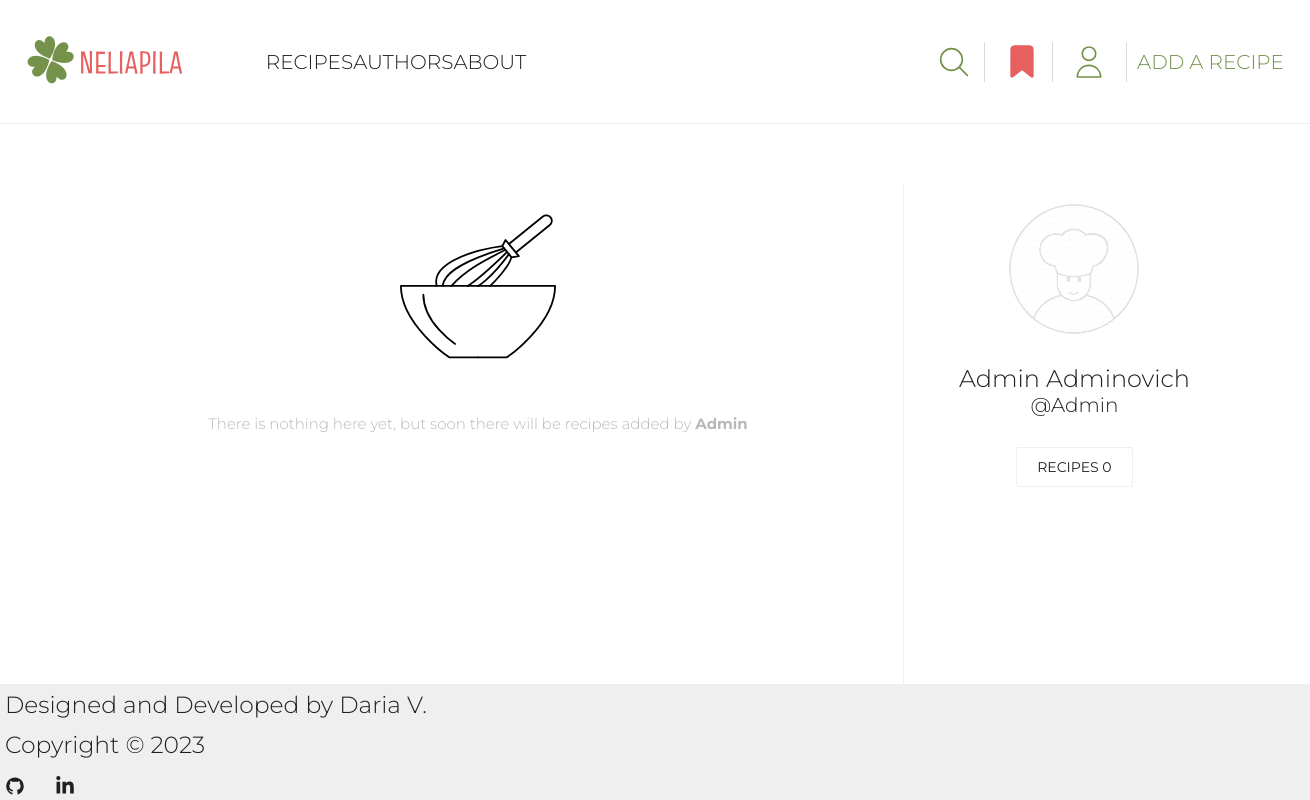
The page /profile/1 on the database as committed earlier.
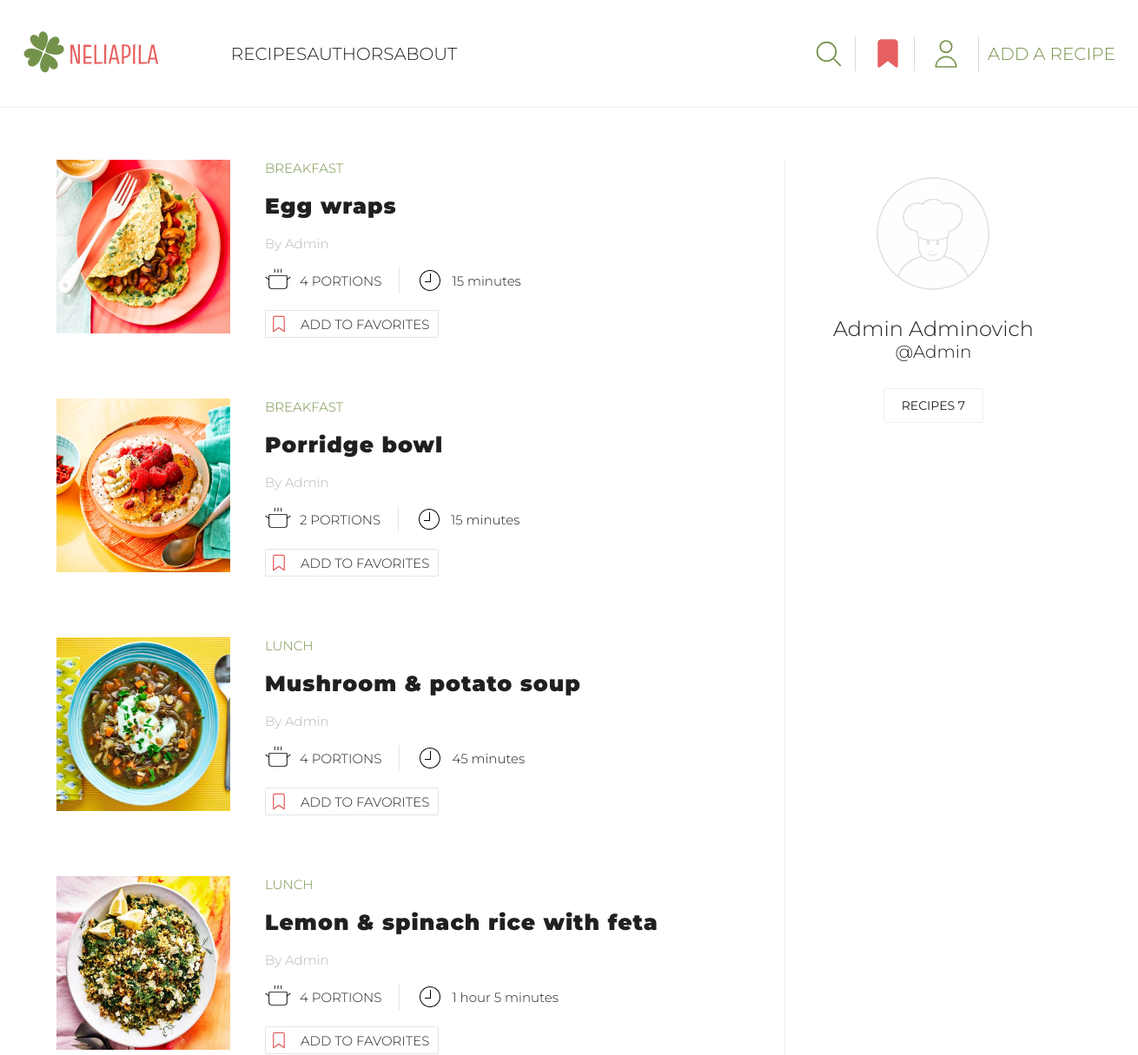
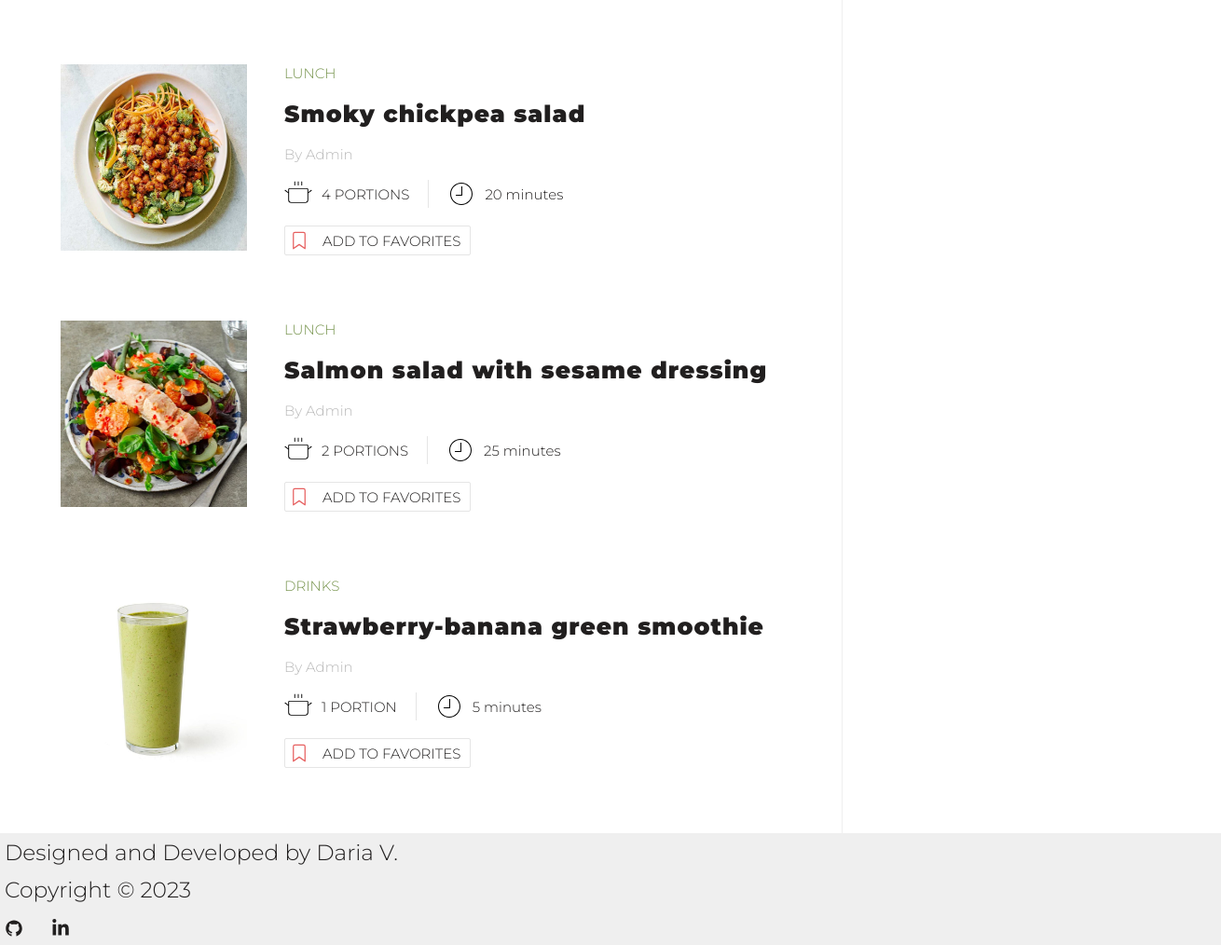
The same page on the database as committed later (2 pictures, top to bottom).
### user/models.py (models this page shows, shortened)
class Profile(models.Model):
    user = models.OneToOneField(User, on_delete=models.CASCADE)
    name = models.CharField(max_length=50, null=True, blank=True)
    email = models.EmailField(max_length=500, blank=True, null=True, unique=True)
    username = models.CharField(max_length=50, blank=True, null=True)
    bio = models.TextField(blank=True, null=True)
    image = models.ImageField(upload_to='profiles/', blank=True, null=True, default='profiles/default-profile-pic.png')
    created = models.DateTimeField(auto_now_add=True)

### recipes/models.py (models this page shows, shortened)
class Recipe(models.Model):
    CATEGORY_CHOICES = [
        ('Breakfast', 'Breakfast'),
        ('Lunch', 'Lunch'),
        ('Dinner', 'Dinner'),
        ('Snacks', 'Snacks'),
        ('Desserts', 'Desserts'),
        ('Drinks', 'Drinks'),
        ('Miscellaneous', 'Other')
    ]
    STATUS_CHOICES = [
        (True, 'Approved'),
        (False, 'On moderation'),
    ]
    author = models.ForeignKey(User, on_delete=models.CASCADE, null=True, blank=True)
    title = models.CharField(max_length=50)
    portions = models.PositiveIntegerField(default=1, blank=True, null=True)
    cooking_hours = models.PositiveIntegerField(default=0)
    cooking_minutes = models.PositiveIntegerField(default=0)
    image = models.ImageField(upload_to=recipe_image_path)
    category = models.CharField(max_length=20, choices=CATEGORY_CHOICES)
    ingredients = models.TextField()
    steps = models.TextField()
    is_approved = models.BooleanField(default=False, choices=STATUS_CHOICES)
    date_created = models.DateTimeField(auto_now_add=True)

### user/views.py (the view)
# urls.py: path('profile/<pk>', views.author_profile, name='profile'),
def author_profile(request, pk):
    profile = Profile.objects.get(user=pk)
    if request.user == profile.user:
        recipes = Recipe.objects.filter(author=pk).all().order_by('-date_created')
    else:
        recipes = Recipe.objects.filter(author=pk, is_approved=True).all().order_by('-date_created')
    recipes_count = recipes.count()
    try:
        favorite_recipes = [favorite.favorite_recipe for favorite in request.user.profile.favorite_set.all()]
    except AttributeError:
        favorite_recipes = ''
    pending_recipes_count = Recipe.objects.filter(author=pk, is_approved=False).count()
    context = {'profile': profile, 'recipes': recipes, 'recipes_count': recipes_count,
               'pending_recipes_count': pending_recipes_count, 'favorites': favorite_recipes}
    return render(request, 'user/profile.html', context)

### templates/user/profile.html (shortened to what the changed rows need)
{% extends 'base/base.html' %}
{% load static %}
{% block css %}
<link rel="stylesheet" href="{% static 'user/css/profile.css' %}">
{% endblock %}
{% block content %}
<section class="user-profile-page">
    <div class="profile container">
        <div class="profile-parts">
            {% if not recipes %}
            <div class="no-recipes">
                <img src="{% static 'user/images/recipe-default.svg' %}" alt="Recipe">
                <p>There is nothing here yet, but soon there will be recipes added by
                    <span>{{ profile.username }}</span></p>
            </div>
            {% else %}
            <div class="profile-recipes">
                <div class="all-recipes">
                    {% for recipe in recipes %}
                    <div class="one-recipe">
                        <div class="recipe-image">
                            <a href="{% url 'specific-recipe' recipe.id %}"><img src="{{ recipe.image.url }}" alt="Recipe Image"></a>
                        </div>
                        <div class="recipe-info">
                            <p class="recipe-category">{{ recipe.category }}</p>
                            <a href="{% url 'specific-recipe' recipe.id %}" class="recipe-title">{{ recipe.title }}</a>
                            <a href="{% url 'profile' profile.user_id %}" class="recipe-author">
                                By {{ recipe.author }}</a>
                            <div class="recipe-details">
                                <div class="portions-details">
                                    <img src="{% static 'recipes/images/pot-svg.svg' %}" alt="Pot">
                                    <span>{{ recipe.portions }} portion{{ recipe.portions | pluralize:'s' }}</span>
                                </div>
                                <div class="cooking-time-details">
                                    <img src="{% static 'recipes/images/clock-svg.svg' %}" alt="Clock">
                                    {% if recipe.cooking_hours != 0 and recipe.cooking_minutes != 0 %}
                                    <span>{{ recipe.cooking_hours }} hour{{ recipe.cooking_hours | pluralize:'s' }}
                                {{ recipe.cooking_minutes }} minute{{ recipe.cooking_minutes | pluralize:'s' }}</span>
                                    {% elif recipe.cooking_hours != 0 and recipe.cooking_minutes == 0 %}
                                    <span>{{ recipe.cooking_hours }} hour{{ recipe.cooking_hours | pluralize:'s' }}</span>
                                    {% elif recipe.cooking_hours == 0 and recipe.cooking_minutes != 0 %}
                                    <span>{{ recipe.cooking_minutes }} minute{{ recipe.cooking_minutes | pluralize:'s' }}
                                </span>
                                    {% endif %}
                                </div>
                            </div>
                            {% if recipe.is_approved %}
                            <div class="add-to-favourites">
                                <div class="button-favorites">
                                    {% if recipe in favorites %}
                                    <a class="button-favorites-link" href="{% url 'delete-from-favorites' recipe.id %}">
                                        <img src="{% static 'user/images/filled-bookmark-svg.svg' %}" alt="Bookmark">
                                        Added to favorites
                                    </a>
                                    {% else %}
                                    <a class="button-favorites-link" href="{% url 'add-to-favorites' recipe.id %}">
                                        <img src="{% static 'user/images/bookmark-svg.svg' %}" alt="Bookmark">
                                        Add to favorites
                                    </a>
                                    {% endif %}
                                </div>
                            </div>
                            {% endif %}
                        </div>
                    </div>
                    {% endfor %}
                </div>
            </div>
            {% endif %}
            <div class="profile-card">
                <img class="profile-avatar"
                     src="{{ profile.image.url }}" alt="User`s photo">
                {% if profile.name %}
                <span class="profile-name">{{ profile.name }}</span>
                {% endif %}
                <span class="profile-username">@{{ profile.username }}</span>
                <div class="count-recipes">
                    <p class="recipes-count count">Recipes {{ recipes_count }}</p>
                </div>
            </div>
        </div>
    </div>
</section>
{% endblock %}

Rows that differ between the two databases and show on the page:
added Recipe: image (picture), category "BREAKFAST", title "Egg wraps", author "Admin", portions "4", portions|pluralize "S", cooking_minutes "15", cooking_minutes|pluralize "s", is_approved True (drawn)
added Recipe: image (picture), category "BREAKFAST", title "Porridge bowl", author "Admin", portions "2", portions|pluralize "S", cooking_minutes "15", cooking_minutes|pluralize "s", is_approved True (drawn)
added Recipe: image (picture), category "LUNCH", title "Mushroom & potato soup", author "Admin", portions "4", portions|pluralize "S", cooking_minutes "45", cooking_minutes|pluralize "s", is_approved True (drawn)
added Recipe: image (picture), category "LUNCH", title "Lemon & spinach rice with feta", author "Admin", portions "4", portions|pluralize "S", cooking_hours "1", cooking_minutes "5", cooking_minutes|pluralize "s", is_approved True (drawn)
added Recipe: image (picture), category "LUNCH", title "Smoky chickpea salad", author "Admin", portions "4", portions|pluralize "S", cooking_minutes "20", cooking_minutes|pluralize "s", is_approved True (drawn)
added Recipe: image (picture), category "LUNCH", title "Salmon salad with sesame dressing", author "Admin", portions "2", portions|pluralize "S", cooking_minutes "25", cooking_minutes|pluralize "s", is_approved True (drawn)
added Recipe: image (picture), category "DRINKS", title "Strawberry-banana green smoothie", author "Admin", portions "1", cooking_minutes "5", cooking_minutes|pluralize "s", is_approved True (drawn)
shown differently, row unchanged: Profile "Admin Adminovich": username "Admin" → (not shown)
Other text that changed with them:
{{ recipes_count }}: "0" → "7"
text no longer shown: "There is nothing here yet, but soon there will be recipes added by"
